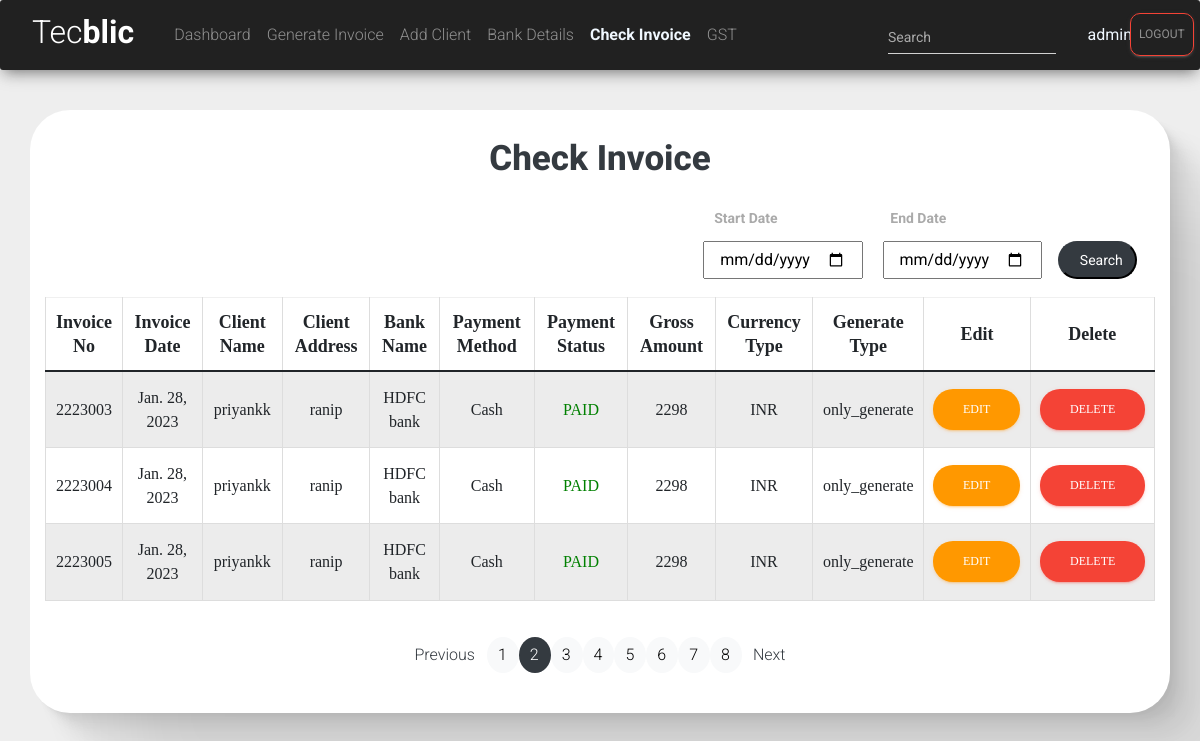
The page /check?page=2 (signed in) on the database its author committed.
### tecblicapp/models.py (models this page shows, shortened)
class Invoice(models.Model):
    Method = [
    ('----','----'),
    ('Cash', 'Cash'),
    ('Online', 'Online'),
    ('Cheque', 'Cheque'),
    ('Swift Transfer', 'Swift Transfer'),
    ]
    imp=[
        ('DOMESTIC','DOMESTIC'),
        ('EXPORT','EXPORT'),
        ('Inter State', 'Inter State'),
    ]
    Currency = [
    ('INR', 'INR'),
    ('USD', 'USD'),
    ('EUR', 'EUR'),
    ]
    STATUS = [
    ('PENDING', 'PENDING'),
    ('PAID', 'PAID'),
    ]
    emails=[
        ('only_generate','Only Generate'),
        ('generate_and_send','Generate And Send Mail')
    ]
    quantity_type = [
        ("No's", "No's"),
        ('HRS', 'HRS'),
        ('DAY', 'DAY'),
    ]
    invoice_no = models.IntegerField(primary_key=True, blank=True)
    sac_code = models.CharField(null=True, blank=True, max_length=6)
    invoice_date = models.DateField(null=True, blank=True)
    payment_method = models.CharField(choices=Method, default='Cash', max_length=100)
    payment_status = models.CharField(choices=STATUS, default='PAID', max_length=100)
    gross_amount=models.IntegerField(null=True,blank=True)
    cgst = models.CharField(max_length=20, null=True, blank=True,default=0)
    sgst = models.CharField(max_length=20, null=True, blank=True,default=0)
    igst = models.CharField(max_length=20, null=True, blank=True,default=0)
    currency_type=models.CharField(choices=Currency,max_length=5,default='INR')
    qty_type = models.CharField(choices=quantity_type, default='HRS', max_length=5)
    gst_type=models.CharField(choices=imp,default='DOMESTIC',max_length=20)
    t_2 = models.TextField(
        default="2) This Bill is payable by Electronic transfer/ DD/ Cheque in favor of Tecblic Private Limited. For payment made by electronic fund transfer, please send details to accounts@tecblic.com (Invoice number, Invoice amount, Tecblic Bank name and Account number, Payment date, Amount paid, TDS if applicable). Queries can be sent to us at accounts@tecblic.com.")
    t_3 = models.TextField(default="3) Please make payment within 7 days of receipt of this invoice.")
    t_4 = models.TextField(
        default="4) TDS certificate, if applicable, should be issued in favor of Tecblic Private Limited, AAHCT7338J of the Billing Entity and emailed to accounts@tecblic.com or couriered to above address.")
    t_5 = models.TextField(
        default="5) We declare that invoice shows the actual price of goods/services described and that all particulars are correct.")
    client = models.ForeignKey(clientDetail, blank=True, null=True, on_delete=models.SET_NULL)
    send_email=models.CharField(choices=emails,max_length=20,default='only_generate')
    bank = models.ForeignKey(BankDetails, blank=True, null=True, on_delete=models.SET_NULL)
    date_created = models.DateTimeField(auto_now_add=True,blank=True, null=True)
    last_updated = models.DateTimeField(auto_now=True,blank=True, null=True)

class clientDetail(models.Model):
    clientName=models.CharField(max_length=50,null=True,blank=True)
    clientEmail=models.EmailField(null=True,blank=True)
    clientAddress=models.CharField(max_length=200,null=True,blank=True)
    clientGSTIN=models.CharField(max_length=15,null=True,blank=True)
    clientPAN=models.CharField(max_length=10,null=True,blank=True)
    kindAttn=models.CharField(max_length=40,null=True,blank=True)
    placeofSupply=models.CharField(max_length=40,null=True,blank=True)

class BankDetails(models.Model):
    bank_name=models.CharField(max_length=40,null=True,blank=True)
    account_no=models.CharField(max_length=30,null=True,blank=True)
    ifsc_code=models.CharField(max_length=11,null=True,blank=True)
    bank_branch=models.CharField(max_length=40,null=True,blank=True)
    swift_code=models.CharField(max_length=11,null=True,blank=True)
    cin=models.CharField(max_length=21,null=True,blank=True)
    supplier_pan=models.CharField(max_length=10,null=True,blank=True)
    supplier_gstin=models.CharField(max_length=15,null=True,blank=True)
    arn=models.CharField(max_length=30,null=True,blank=True)

### tecblicapp/views.py (the view)
# urls.py: path('check', views.check_invoice, name="check_invoices"),
@login_required(login_url='login')
def check_invoice(request):
    inv_obj=Invoice.objects.all()
    paginator = Paginator(inv_obj,3)
    page_number = request.GET.get('page')
    finaldata =  paginator.get_page(page_number)
    totalpage = finaldata.paginator.num_pages
    return render(request,'tecblicapp/check_invoice_status_demo.html',{'inv':finaldata,'totalpages':[n+1 for n in range(totalpage)]})

### tecblicapp/templates/tecblicapp/check_invoice_status_demo.html (shortened to what this page needs)
<!DOCTYPE html>
<html lang="en">
<head>
    <link href="https://cdn.jsdelivr.net/npm/bootstrap@5.1.3/dist/css/bootstrap.min.css" rel="stylesheet"
>
    <link href="https://cdnjs.cloudflare.com/ajax/libs/bootstrap-datepicker/1.2.0/css/datepicker.min.css"
        rel="stylesheet">
    <link rel="stylesheet" href="https://maxcdn.bootstrapcdn.com/font-awesome/latest/css/font-awesome.min.css">
    <link href="/static/assets/css/material-dashboard.css?v=2.1.2" rel="stylesheet" />
    <link href="/static/assets/css/material-dashboard-rtl.css?v=2.1.2" rel="stylesheet" />
</head>
<body>
    {% include 'tecblicapp/navbar.html' %}
    <div class="container" style="box-shadow:
2.8px 2.8px 2.2px rgba(0, 0, 0, 0.02),
6.7px 6.7px 5.3px rgba(0, 0, 0, 0.028),
12.5px 12.5px 10px rgba(0, 0, 0, 0.035),
22.3px 22.3px 17.9px rgba(0, 0, 0, 0.042),
41.8px 41.8px 33.4px rgba(0, 0, 0, 0.05),
100px 100px 80px rgba(0, 0, 0, 0.07)
;background-color: white;border-radius: 40px;"><br>
        <h4 class="text-center text-dark " style="margin-bottom:2%;font-size: 35px;font-weight: 800">Check Invoice</h4>
        <div style="text-align: right;margin-right: -2%;" class="row">
            <div class="col-7"></div>
            <form action="/filter/" class="col-5" method="post">
                <div class="row my-1">
                    <label for="" style="text-align:left;" class="col-3 "><b style="text-align:left;">Start
                            Date</b></label>
                    <label for="" class="col-5" style="text-align:center;"><b>End Date</b></label>
                </div>
                <div class="row">
                    <input type="date" name="startdate" class="col-4 mx-1" required><input name="enddate" type="date"
                        class="col-4 mx-3" required><input style="border-radius: 20px;" class="btn-sm btn-dark bg-dark col-2" type="submit" value="Search">
                </div>
            </form>
        </div>
        <form action="" method="post" class="text-center" style="height:250px">
            <div style="font-family: Georgia, 'Times New Roman', Times, serif; ">
                <table class="table table-striped table-hover table-bordered table-sm">
                    <thead>
                        <tr>
                            <th scope="col" style="font-weight:800;font-size: large;">Invoice No</th>
                            <th scope="col" style="font-weight:800;font-size: large;">Invoice Date</th>
                            <th scope="col" style="font-weight:800;font-size: large;">Client Name</th>
                            <th scope="col" style="font-weight:800;font-size: large;">Client Address</th>
                            <th scope="col" style="font-weight:800;font-size: large;">Bank Name</th>
                            <th scope="col" style="font-weight:800;font-size: large;">Payment Method</th>
                            <th scope="col" style="font-weight:800;font-size: large;">Payment Status</th>
                            <th scope="col" style="font-weight:800;font-size: large;">Gross Amount</th>
                            <th scope="col" style="font-weight:800;font-size: large;">Currency Type</th>
                            <th scope="col" style="font-weight:800;font-size: large;">Generate Type</th>
                            <th scope="col" style="font-weight:800;font-size: large;">Edit</th>
                            <th scope="col" style="font-weight:800;font-size: large;">Delete</th>
                        </tr>
                    </thead>
                    <tbody id="tbody">
                        {% for i in inv %}
                        <tr>
                            <td scope="row">{{ i.invoice_no }}</td>
                            <td>{{ i.invoice_date }}</td>
                            <td>{{ i.client.clientName }}</td>
                            <td>{{ i.client.clientAddress }}</td>
                            <td>{{ i.bank.bank_name }}</td>
                            <td>{{ i.payment_method}}</td>
                            {% if i.payment_status == "PENDING" %}<td style="color:red;">{{ i.payment_status }}</td>
                            {% else %}<td style="color:green;">{{ i.payment_status }}</td>
                            {% endif %}
                            <td>{{ i.gross_amount}}</td>
                            <td>{{ i.currency_type}}</td>
                            <td>{{ i.send_email}}</td>
                            <td><a href="{% url 'edit_invoice' i.invoice_no %}" style="border-radius: 20px;" class="btn btn-warning">Edit</a></td>
                            <td><a href="{% url 'delete_invoice' i.invoice_no %}" style="border-radius: 20px;" class="btn btn-danger">Delete</a></td>
                            {% endfor %}
                        </tr>
                    </tbody>
                </table>
            </div>
        </form>
        <br>
        <br>
        <nav aria-label="Page navigation example" class="mt-4" style="margin: auto;width: 25%;"">
            <ul class="pagination" style="justify-content: center;">
                {% if inv.has_previous %}
                <li class="page-item"><a class="page-link text-dark"
                        href="/check?page={{inv.previous_page_number}}">Previous</a></li>
                {% endif %}
                {% for i in totalpages %}
                <li class="page-item
                {% if inv.number == i %}
        bg-dark
        {% else %}
        bg-light text-dark
        {% endif %}
        " style="border-radius: 100%;"
                "><a class="page-link " style="color:{% if inv.number == i %}white;{% else %}black;{% endif %}" href="/check?page={{i}}">{{i}}</a></li>
                {% endfor %}
                {% if inv.has_next %}
                <li class="page-item"><a class="page-link text-dark"
                        href="/check?page={{inv.next_page_number}}">Next</a></li>
                {% endif %}
            </ul>
        </nav>
        <br>
    </div>
</body>
</html>

### tecblicapp/templates/tecblicapp/navbar.html (shortened to what this page needs)
{% load static %}
<nav class="navbar navbar-expand-lg navbar-dark bg-dark" style="margin-bottom:40px;opacity:1;">
  <div class="collapse navbar-collapse" id="navbarCollapse">
    <div class="navbar-nav">
     <a class="navbar-brand" href="{% url 'home_page' %}">
        <h3 class="mx-3" style="position:relative;bottom:30px;font-size: xx-large;"> Tec<b style="font-weight:bold;">blic</b></h3>
      </a>
      <a class="nav-item nav-link  " id="s2" href=" {% url 'home_page' %}">Dashboard</a>
      <a class="nav-item nav-link " id="s3" href="{% url 'invoice_details' %}">Generate Invoice</a>
      <a class="nav-item nav-link" id="s4" href="{% url 'client-detail' %}">Add Client</a>
      <a class="nav-item nav-link {% block BankDetail %}{% endblock  %}" id="s5" href="{% url 'bank-detail' %}">Bank Details</a>
      <a class="nav-item nav-link {% block CheckInvoice %}{% endblock  %}" id="s6" href="{% url 'check_invoices' %}">Check Invoice</a>
      <a class="nav-item nav-link {% block gst %}{% endblock  %} mr-4"  id="s7" href="{% url 'gst' %}">GST</a>
      <form method="GET" action="/search" style="position:absolute;right:12%;" ><input class="mt-1 form-control mr-sm-2" style="background-image: linear-gradient(to top, wheat 2px, rgba(255, 255, 255, 0) 2px), linear-gradient(to top, #d2d2d2 1px, rgba(255, 255, 255, 0) 1px);color: aliceblue;font-weight: bolder;" type="search" style="position: relative; left: 100px;" name="query" id="query" placeholder="Search" aria-label="Search"></form>
      <span class="nav-item nav-link" style="font-weight: bolder;position:absolute;right:5%;color: aliceblue;" id="s1"> {{request.user}} </span>
      <a class="nav-item nav-link btn btn-outline-danger" style="border-radius: 10px;position:absolute;right:5px;" href="{% url 'logout' %}">Logout</a>
    </div>
  </div>
</nav>

### tecblicapp/templates/tecblicapp/check_invoice_status_demo.html (style rules this page uses)
#s6 { color: aliceblue; font-weight: bold; }

### rows shown on the page
Invoice: invoice_no "2223003", invoice_date "Jan. 28, 2023", client.clientName "priyankk", client.clientAddress "ranip", bank.bank_name "HDFC bank", payment_method "Cash", payment_status "PAID", gross_amount "2298", currency_type "INR", send_email "only_generate"
Invoice: invoice_no "2223004", invoice_date "Jan. 28, 2023", client.clientName "priyankk", client.clientAddress "ranip", bank.bank_name "HDFC bank", payment_method "Cash", payment_status "PAID", gross_amount "2298", currency_type "INR", send_email "only_generate"
Invoice: invoice_no "2223005", invoice_date "Jan. 28, 2023", client.clientName "priyankk", client.clientAddress "ranip", bank.bank_name "HDFC bank", payment_method "Cash", payment_status "PAID", gross_amount "2298", currency_type "INR", send_email "only_generate"

### other values the page prints
{{ request.user }} "admin"
{{ i }} "1" "2" "3" "4" "5" "6" "7" "8"
